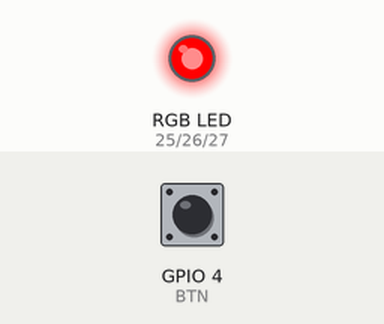
Recording of a program running on a simulated Raspberry Pi (BCM pin numbers). Shown: an RGB LED mixed from three pins (HIGH = lit). The inputs (shaded band) are chosen by the test bench; at power-on: GPIO 4 (BTN) LOW.

Above: at 1.2 s.
1.3 s: GPIO 4 (BTN) pulled HIGH for 0.15 s
At 2.3 s:
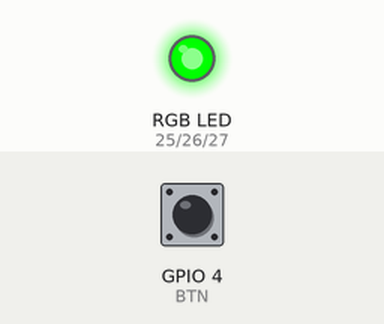
2.9 s: GPIO 4 (BTN) pulled HIGH for 1 s
At 3.5 s:
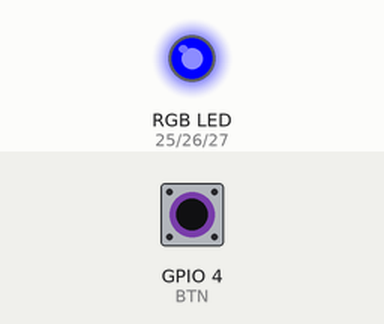
5.4 s: GPIO 4 (BTN) pulled HIGH for 3.2 s
At 6.6 s:
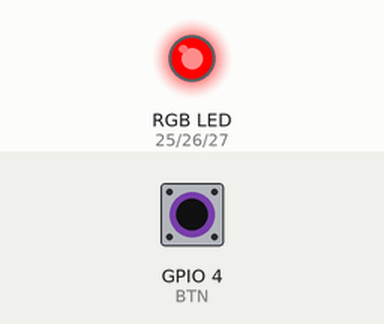
Timing chart, 0 to 8.4 s (numbered marks = the images above; inputs shaded):
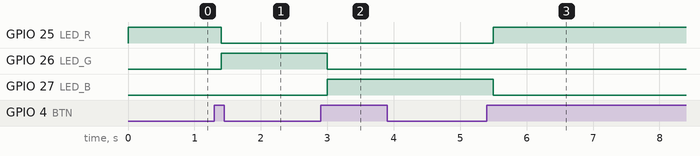

The program:

rgb_led.py
```python
import time
import RPi.GPIO as GPIO
GPIO.setmode(GPIO.BCM)

LED_R = 25
LED_G = 26
LED_B = 27
BTN   = 4

GPIO.setup(LED_R, GPIO.OUT)
GPIO.setup(LED_G, GPIO.OUT)
GPIO.setup(LED_B, GPIO.OUT)
GPIO.setup(BTN,   GPIO.IN)

GPIO.output(LED_R, GPIO.LOW)
GPIO.output(LED_G, GPIO.LOW)
GPIO.output(LED_B, GPIO.LOW)

def wait_for_btn_press_and_release():
  while (GPIO.input(BTN) == True):   # pressed
    pass
  while (GPIO.input(BTN) == False):  # not pressed
    pass
  time.sleep(0.1)

try:
  while 1:
    GPIO.output(LED_R, GPIO.HIGH)
    wait_for_btn_press_and_release()
    GPIO.output(LED_R, GPIO.LOW)
    GPIO.output(LED_G, GPIO.HIGH)
    wait_for_btn_press_and_release()
    GPIO.output(LED_G, GPIO.LOW)
    GPIO.output(LED_B, GPIO.HIGH)
    wait_for_btn_press_and_release()
    GPIO.output(LED_B, GPIO.LOW)
except KeyboardInterrupt:
  print ("bye")
  GPIO.cleanup()
  pass
```

Measured:
- after the input at 1.3 s, GPIO 25 (LED_R): HIGH → LOW after 0.10 s; GPIO 26 (LED_G): LOW → HIGH after 0.10 s
- after the input at 2.9 s, GPIO 26 (LED_G): HIGH → LOW after 0.10 s; GPIO 27 (LED_B): LOW → HIGH after 0.10 s
- after the input at 5.4 s, GPIO 25 (LED_R): LOW → HIGH after 0.10 s; GPIO 27 (LED_B): HIGH → LOW after 0.10 s
